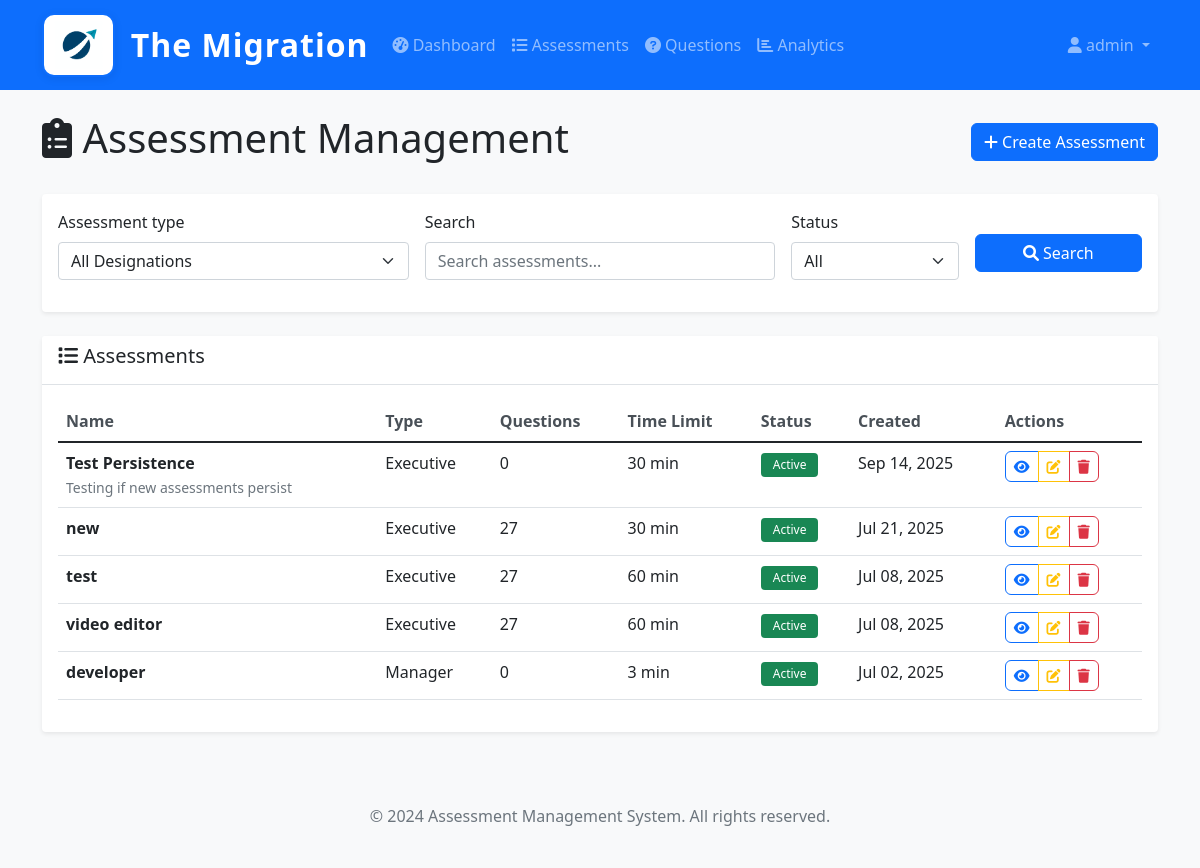
The page /assessments/admin/assessments/ (signed in) on the database as committed earlier.
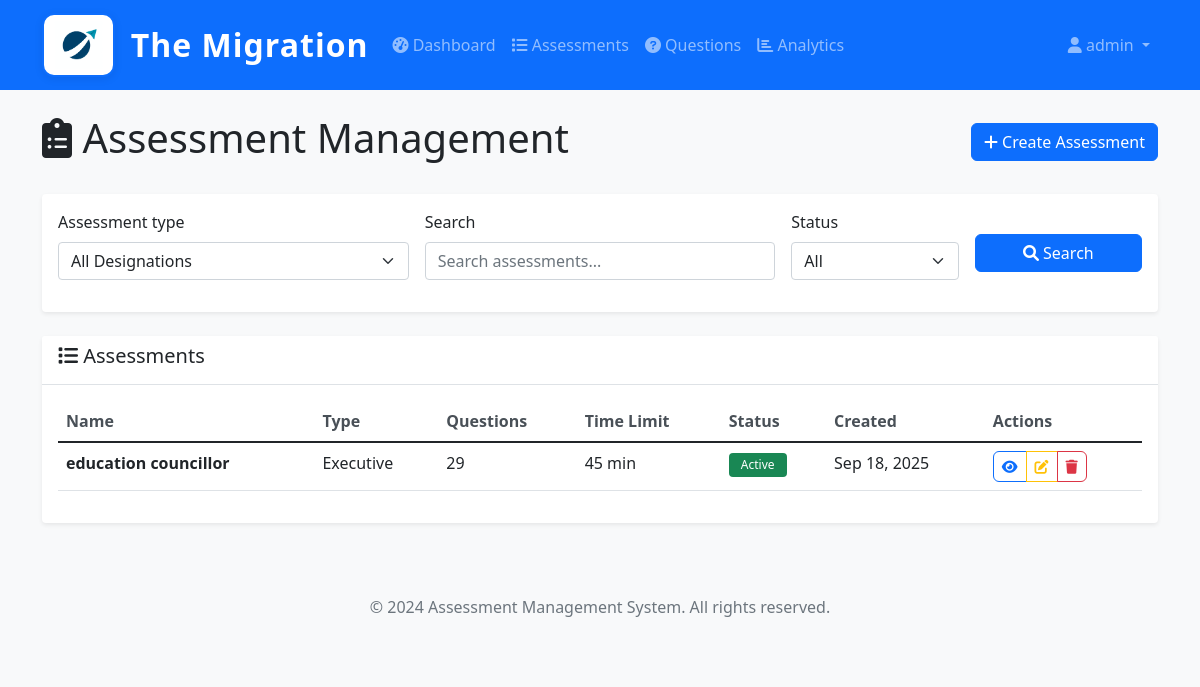
The same page on the database as committed later.
### assessments/models.py (models this page shows, shortened)
class Assessment(models.Model):
    name = models.CharField(max_length=200)
    description = models.TextField(blank=True)
    assessment_type = models.ForeignKey(Designation, on_delete=models.CASCADE, related_name='assessments')
    questions = models.ManyToManyField(Question, through='AssessmentQuestion', related_name='assessments')
    time_limit_minutes = models.PositiveIntegerField(default=60)
    randomize_questions = models.BooleanField(default=True)
    pass_threshold = models.FloatField(
        validators=[MinValueValidator(0.0), MaxValueValidator(100.0)],
        help_text="Pass threshold as percentage (0-100)"
    )
    max_attempts = models.PositiveIntegerField(default=1, help_text="Maximum attempts allowed")
    allow_retake = models.BooleanField(default=True, help_text="Allow candidates to retake this assessment")
    show_results_immediately = models.BooleanField(default=True, help_text="Show results immediately after completion")
    is_active = models.BooleanField(default=True)
    instructions = models.TextField(blank=True)
    created_by = models.ForeignKey(CustomUser, on_delete=models.SET_NULL, null=True, related_name='created_assessments')
    created_at = models.DateTimeField(auto_now_add=True)
    updated_at = models.DateTimeField(auto_now=True)
    class Meta:
        verbose_name = 'Assessment'
        verbose_name_plural = 'Assessments'
    def get_question_count(self):
        return self.assessment_questions.count()

class Designation(models.Model):
    name = models.CharField(max_length=100, unique=True)
    description = models.TextField(blank=True)
    is_active = models.BooleanField(default=True)
    created_at = models.DateTimeField(auto_now_add=True)
    updated_at = models.DateTimeField(auto_now=True)
    class Meta:
        verbose_name = 'Designation'
        verbose_name_plural = 'Designations'
    def __str__(self):
        return self.name

### assessments/views.py (the view)
    def wrapper(request, *args, **kwargs):
        if not request.user.is_authenticated:
            return HttpResponseRedirect(reverse('admin_login'))
        if not is_authorized_admin(request.user):
            messages.error(request, 'Access denied. Only authorized administrators can access this system.')
            return HttpResponseRedirect(reverse('admin_login'))
        return view_func(request, *args, **kwargs)

### assessments/forms.py
class AssessmentSearchForm(forms.Form):
    assessment_type = forms.ModelChoiceField(
        queryset=Designation.objects.filter(is_active=True),
        required=False,
        empty_label="All Designations"
    )
    search = forms.CharField(required=False, widget=forms.TextInput(attrs={'placeholder': 'Search assessments...'}))
    is_active = forms.ChoiceField(
        choices=[('', 'All'), ('True', 'Active'), ('False', 'Inactive')],
        required=False,
        label='Status'
    )

### assessments/views.py (called while the page is built)
def is_authorized_admin(user):
    return (user.is_authenticated and
            user.role == 'admin' and
            user.email in AUTHORIZED_ADMIN_EMAILS)

def admin_required(view_func):
    def wrapper(request, *args, **kwargs):
        if not request.user.is_authenticated:
            return HttpResponseRedirect(reverse('admin_login'))
        if not is_authorized_admin(request.user):
            messages.error(request, 'Access denied. Only authorized administrators can access this system.')
            return HttpResponseRedirect(reverse('admin_login'))
        return view_func(request, *args, **kwargs)
    return wrapper

### assessments/templates/assessments/assessment_list.html (shortened to what the changed rows need)
{% extends 'base.html' %}
{% load crispy_forms_tags %}
{% block content %}
<div class="row">
    <div class="col-12">
        <div class="d-flex justify-content-between align-items-center mb-4">
            <h1><i class="fas fa-clipboard-list"></i> Assessment Management</h1>
        </div>
    </div>
</div>
<div class="row">
    <div class="col-12">
        <div class="card">
            <div class="card-body">
                {% if page_obj %}
                    <div class="table-responsive">
                        <table class="table table-hover">
                            <thead>
                                <tr>
                                    <th>Name</th>
                                    <th>Type</th>
                                    <th>Questions</th>
                                    <th>Time Limit</th>
                                    <th>Status</th>
                                    <th>Created</th>
                                    <th>Actions</th>
                                </tr>
                            </thead>
                            <tbody>
                                {% for assessment in page_obj %}
                                <tr>
                                    <td>
                                        <strong>{{ assessment.name }}</strong>
                                        {% if assessment.description %}
                                            <br><small class="text-muted">{{ assessment.description|truncatewords:10 }}</small>
                                        {% endif %}
                                    </td>
                                    <td>{{ assessment.assessment_type.name }}</td>
                                    <td>{{ assessment.get_question_count }}</td>
                                    <td>{{ assessment.time_limit_minutes }} min</td>
                                    <td>
                                        <span class="badge bg-{% if assessment.is_active %}success{% else %}secondary{% endif %}">
                                            {% if assessment.is_active %}Active{% else %}Inactive{% endif %}
                                        </span>
                                    </td>
                                    <td>{{ assessment.created_at|date:"M d, Y" }}</td>
                                    <td>
                                        <div class="btn-group" role="group">
                                            <a href="{% url 'assessments:assessment_detail' assessment.id %}" class="btn btn-sm btn-outline-primary" title="View Details">
                                                <i class="fas fa-eye"></i>
                                            </a>
                                            <a href="{% url 'assessments:assessment_edit' assessment.id %}" class="btn btn-sm btn-outline-warning" title="Edit Assessment">
                                                <i class="fas fa-edit"></i>
                                            </a>
                                            <button type="button" class="btn btn-sm btn-outline-danger delete-assessment-btn" title="Delete Assessment" data-assessment-name="{{ assessment.name }}" data-delete-url="{% url 'assessments:assessment_delete' assessment.id %}">
                                                <i class="fas fa-trash"></i>
                                            </button>
                                        </div>
                                    </td>
                                </tr>
                                {% endfor %}
                            </tbody>
                        </table>
                    </div>
                {% endif %}
            </div>
        </div>
    </div>
</div>
{% endblock %}

Rows that differ between the two databases and show on the page:
removed Assessment: name "Test Persistence", description "Testing if new assessments persist", assessment_type.name "Executive", get_question_count "0", time_limit_minutes "30", is_active "Active", created_at "Sep 14, 2025"
removed Assessment: name "new", assessment_type.name "Executive", get_question_count "27", time_limit_minutes "30", is_active "Active", created_at "Jul 21, 2025"
removed Assessment: name "test", assessment_type.name "Executive", get_question_count "27", time_limit_minutes "60", is_active "Active", created_at "Jul 08, 2025"
removed Assessment: name "video editor", assessment_type.name "Executive", get_question_count "27", time_limit_minutes "60", is_active "Active", created_at "Jul 08, 2025"
removed Assessment: name "developer", assessment_type.name "Manager", get_question_count "0", time_limit_minutes "3", is_active "Active", created_at "Jul 02, 2025"
added Assessment: name "education councillor", assessment_type.name "Executive", get_question_count "29", time_limit_minutes "45", is_active "Active", created_at "Sep 18, 2025"
